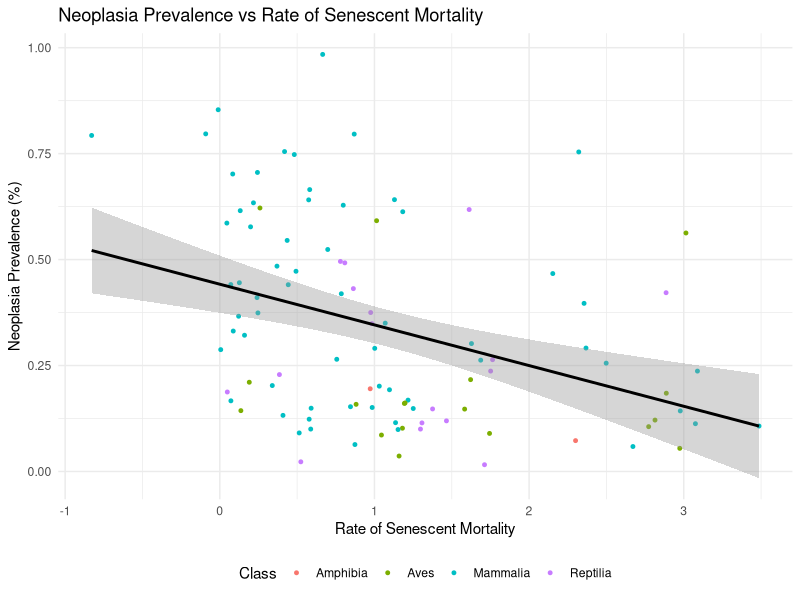
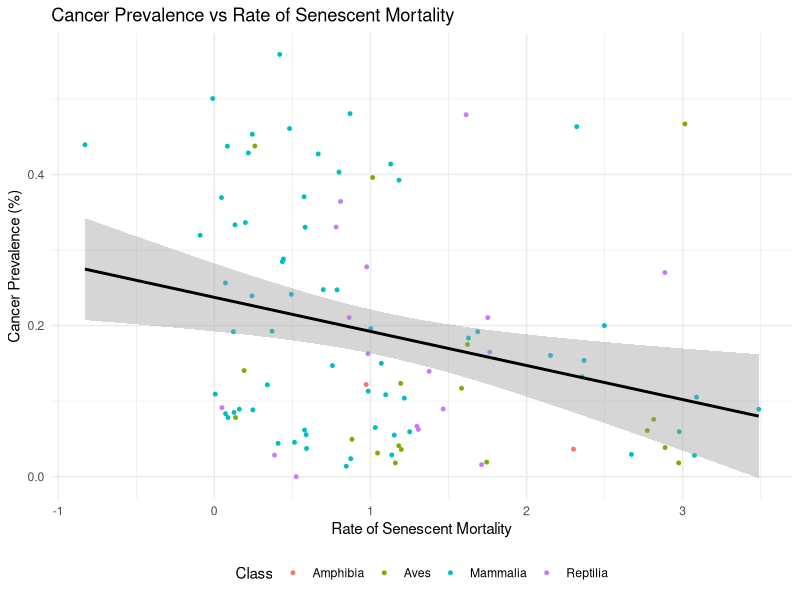
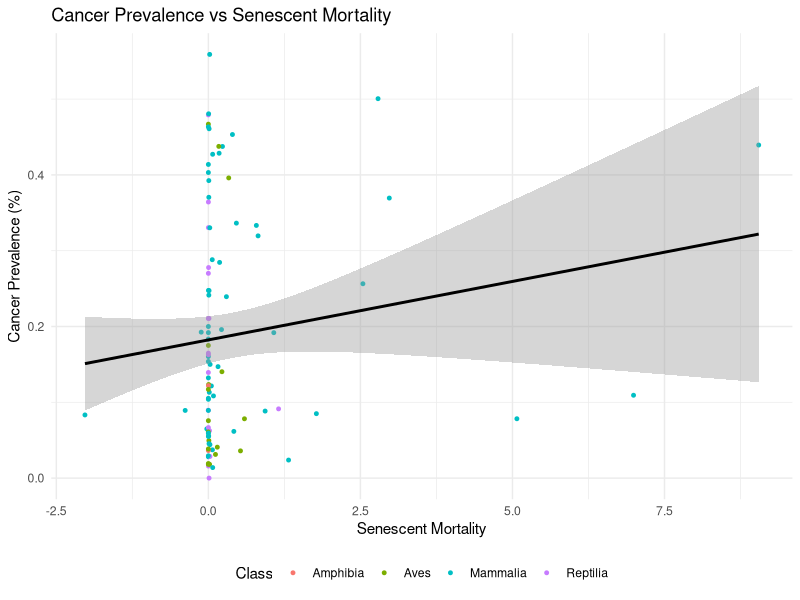

The R script that drew these images, in order:
# Load libraries
library(ggplot2)
library(dplyr)

data <- read.csv("Fall 2025/Siler/siler_parameters_all_species.csv")


# Scatterplot with linear regression line
ggplot(data, aes(x = b3, y = neoplasia_prevalence, color = Class)) +
  geom_point(alpha = 1, size = 1) +  # points
  geom_smooth(method = "lm", se = TRUE, color = "black") +   # regression line
  theme_minimal() +
  labs(
    x = "Rate of Senescent Mortality",
    y = "Neoplasia Prevalence (%)",
    color = "Class", 
    title = "Neoplasia Prevalence vs Rate of Senescent Mortality"
  ) +
  theme(legend.position = "bottom") 


# Run the linear model
neoplasia_model <- lm(neoplasia_prevalence ~ b3, data = data)

# See results
summary(neoplasia_model)


# Scatterplot with linear regression line
ggplot(data, aes(x = b3, y = cancer_prevalence, color = Class)) +
  geom_point(alpha = 1, size = 1) +  # points
  geom_smooth(method = "lm", se = TRUE, color = "black") +   # regression line
  theme_minimal() +
  labs(
    x = "Rate of Senescent Mortality",
    y = "Cancer Prevalence (%)",
    color = "Class", 
    title = "Cancer Prevalence vs Rate of Senescent Mortality"
  ) +
  theme(legend.position = "bottom") 


# Run the linear model
cancer_model <- lm(cancer_prevalence ~ b3, data = data)

# See results
summary(cancer_model)




# Scatterplot with linear regression line
ggplot(data, aes(x = a3, y = cancer_prevalence, color = Class)) +
  geom_point(alpha = 1, size = 1) +  # points
  geom_smooth(method = "lm", se = TRUE, color = "black") +   # regression line
  theme_minimal() +
  labs(
    x = "Senescent Mortality",
    y = "Cancer Prevalence (%)",
    color = "Class", 
    title = "Cancer Prevalence vs Senescent Mortality"
  ) +
  theme(legend.position = "bottom") 


# Run the linear model
cancer_model <- lm(cancer_prevalence ~ a3, data = data)

# See results
summary(cancer_model)
